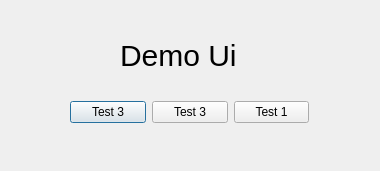
<?xml version="1.0" encoding="UTF-8"?>
<ui version="4.0">
 <class>Bolt</class>
 <widget class="QDialog" name="Bolt">
  <property name="geometry">
   <rect>
    <x>0</x>
    <y>0</y>
    <width>380</width>
    <height>171</height>
   </rect>
  </property>
  <property name="windowTitle">
   <string>Dialog</string>
  </property>
  <property name="windowIcon">
   <iconset>
    <normaloff>../../../ICONS/badoo.png</normaloff>../../../ICONS/badoo.png</iconset>
  </property>
  <widget class="QLabel" name="label">
   <property name="geometry">
    <rect>
     <x>120</x>
     <y>20</y>
     <width>131</width>
     <height>71</height>
    </rect>
   </property>
   <property name="styleSheet">
    <string notr="true">QLabel{
font-size: 30px;
}</string>
   </property>
   <property name="text">
    <string>Demo Ui </string>
   </property>
  </widget>
  <widget class="QWidget" name="">
   <property name="geometry">
    <rect>
     <x>70</x>
     <y>100</y>
     <width>239</width>
     <height>25</height>
    </rect>
   </property>
   <layout class="QHBoxLayout" name="horizontalLayout">
    <item>
     <widget class="QPushButton" name="pushButton_3">
      <property name="text">
       <string>Test 3</string>
      </property>
     </widget>
    </item>
    <item>
     <widget class="QPushButton" name="pushButton_2">
      <property name="text">
       <string>Test 3</string>
      </property>
     </widget>
    </item>
    <item>
     <widget class="QPushButton" name="pushButton">
      <property name="text">
       <string>Test 1</string>
      </property>
     </widget>
    </item>
   </layout>
  </widget>
 </widget>
 <resources/>
 <connections/>
</ui>
